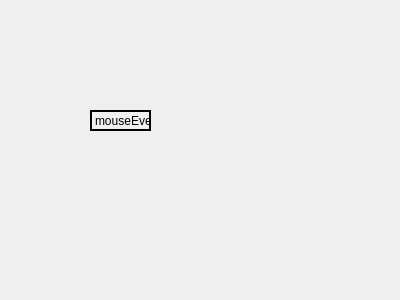
<?xml version="1.0" encoding="UTF-8"?>
<ui version="4.0">
 <class>Widget</class>
 <widget class="QWidget" name="Widget">
  <property name="geometry">
   <rect>
    <x>0</x>
    <y>0</y>
    <width>400</width>
    <height>300</height>
   </rect>
  </property>
  <property name="windowTitle">
   <string>Widget</string>
  </property>
  <widget class="myLabel" name="lbl_MouseEvent">
   <property name="geometry">
    <rect>
     <x>90</x>
     <y>110</y>
     <width>61</width>
     <height>21</height>
    </rect>
   </property>
   <property name="frameShape">
    <enum>QFrame::WinPanel</enum>
   </property>
   <property name="text">
    <string>mouseEvent</string>
   </property>
  </widget>
 </widget>
 <layoutdefault spacing="6" margin="11"/>
 <customwidgets>
  <customwidget>
   <class>myLabel</class>
   <extends>QLabel</extends>
   <header location="global">mylabel.h</header>
  </customwidget>
 </customwidgets>
 <resources/>
 <connections/>
</ui>
